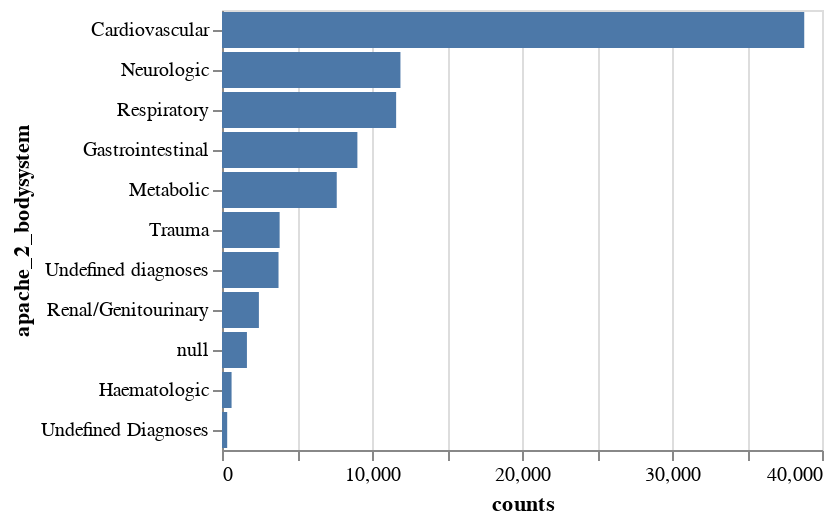

Write notebook code for a chart like this one.
### Code cell
apache_2_bodysystem_counts = null_col_vals.select(pl.col("apache_2_bodysystem")).to_series().value_counts(sort=True).to_pandas()

alt.Chart(apache_2_bodysystem_counts).mark_bar().encode(
    alt.Y('apache_2_bodysystem:N', sort=alt.EncodingSortField(field="counts", order='descending')),
    alt.X('counts')
)

### Figure 1 — Vega-Lite specification as saved in the notebook (floating-point values rounded to 4 significant figures)
{"config": {"view": {"continuousWidth": 300, "continuousHeight": 300}}, "data": {"name": "data-b870b0944dd1c2e58dc5e712d19e558f"}, "mark": {"type": "bar"}, "encoding": {"x": {"field": "counts", "type": "quantitative"}, "y": {"field": "apache_2_bodysystem", "sort": {"field": "counts", "order": "descending"}, "type": "nominal"}}, "$schema": "https://vega.github.io/schema/vega-lite/v5.15.1.json", "datasets": {"data-b870b0944dd1c2e58dc5e712d19e558f": [{"apache_2_bodysystem": "Cardiovascular", "counts": 38816}, {"apache_2_bodysystem": "Neurologic", "counts": 11896}, {"apache_2_bodysystem": "Respiratory", "counts": 11609}, {"apache_2_bodysystem": "Gastrointestinal", "counts": 9026}, {"apache_2_bodysystem": "Metabolic", "counts": 7650}, {"apache_2_bodysystem": "Trauma", "counts": 3842}, {"apache_2_bodysystem": "Undefined diagnoses", "counts": 3768}, {"apache_2_bodysystem": "Renal/Genitourinary", "counts": 2460}, {"apache_2_bodysystem": null, "counts": 1662}, {"apache_2_bodysystem": "Haematologic", "counts": 638}, {"apache_2_bodysystem": "Undefined Diagnoses", "counts": 346}]}}
